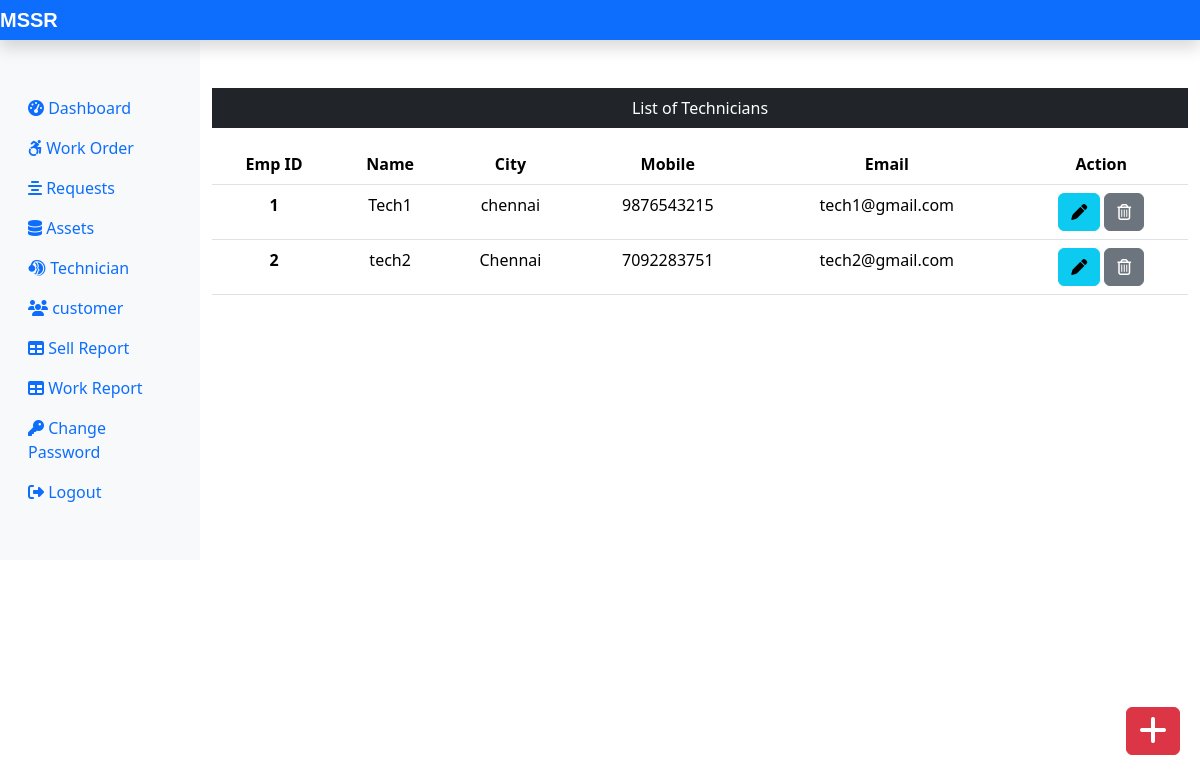
Screenshot of /Admin/technician.php (signed in) with the database file from the repository.
### tables this page shows
CREATE TABLE `technician_tb` (
  `empid` int(11) NOT NULL,
  `empName` varchar(60) NOT NULL,
  `empCity` varchar(60) NOT NULL,
  `empMobile` bigint(11) NOT NULL,
  `empEmail` varchar(60) NOT NULL
);

### Admin/technician.php (the view, shortened to what this page needs)
<?php
include('includes/header.php');
include('../dbConnection.php');
?>
<div class="col-sm-9 col-md-10 mt-5 text-center">
  <p class=" bg-dark text-white p-2">List of Technicians</p>
  <?php
    $sql = "SELECT * FROM technician_tb";
    $result = $conn->query($sql);
    if($result->num_rows > 0){
 echo '<table class="table">
  <thead>
   <tr>
    <th scope="col">Emp ID</th>
    <th scope="col">Name</th>
    <th scope="col">City</th>
    <th scope="col">Mobile</th>
    <th scope="col">Email</th>
    <th scope="col">Action</th>
   </tr>
  </thead>
  <tbody>';
  while($row = $result->fetch_assoc()){
   echo '<tr>';
    echo '<th scope="row">'.$row["empid"].'</th>';
    echo '<td>'. $row["empName"].'</td>';
    echo '<td>'.$row["empCity"].'</td>';
    echo '<td>'.$row["empMobile"].'</td>';
    echo '<td>'.$row["empEmail"].'</td>';
    echo '<td><form action="editemp.php" method="POST" class="d-inline"> <input type="hidden" name="id" value='. $row["empid"] .'><button type="submit" class="btn btn-info mr-3" name="view" value="View"><i class="fas fa-pen"></i></button></form>  <form action="" method="POST" class="d-inline"><input type="hidden" name="id" value='. $row["empid"] .'><button type="submit" class="btn btn-secondary" name="delete" value="Delete"><i class="far fa-trash-alt"></i></button></form></td>
   </tr>';
  }
 echo '</tbody>
 </table>';
} else {
  echo "0 Result";
}
?>
</div>
</div>
<div><a class="btn btn-danger box" href="insertemp.php"><i class="fas fa-plus fa-2x"></i></a>
</div>
</div>
<?php
include('includes/footer.php');
?>

### css/custom.css (style rules this page uses)
.box { position: fixed; bottom: 10px; right: 20px; margin-bottom: 30px; }
@media only screen and (min-width: 1025px) and (max-width: 1366px) { .box { bottom: 15px; right: 20px; } }

### rows the page displays
technician_tb: empid "1", empName "Tech1", empCity "chennai", empMobile "9876543215", empEmail "tech1@gmail.com"
technician_tb: empid "2", empName "tech2", empCity "Chennai", empMobile "7092283751", empEmail "tech2@gmail.com"
